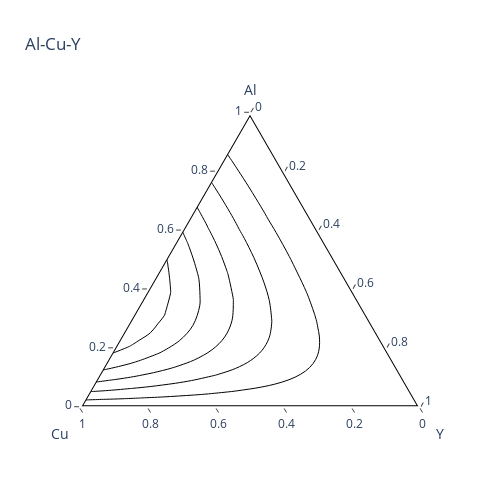

Notebook code cell kept with this figure:
### Markdown cell above
## Return value

### Code cell
go.Figure(data=contour_trace, layout=layout)

### Figure 1 — Plotly figure (JSON) as saved in the notebook; plotly's stock layout.template omitted (floating-point values rounded to 4 significant figures; data arrays with more than 128 entries replaced by an {"elided": "..."} marker saying what was removed)
{"data": [{"a": [1, 0, 0, 1], "b": [0, 1, 0, 0], "c": [0, 0, 1, 0], "fillcolor": "rgb(0,0,255)", "hoverinfo": "skip", "line": {"color": "black", "shape": "linear", "width": 4}, "mode": "lines", "name": "-14800.130", "showlegend": true, "type": "scatterternary"}, {"a": {"elided": "795 float values"}, "b": {"elided": "795 float values"}, "c": {"elided": "795 float values"}, "fillcolor": "black", "hoverinfo": "skip", "line": {"color": "black", "shape": "spline", "width": 1}, "mode": "lines", "name": "-12333.442", "showlegend": true, "type": "scatterternary"}, {"a": {"elided": "793 float values"}, "b": {"elided": "793 float values"}, "c": {"elided": "793 float values"}, "fillcolor": "black", "hoverinfo": "skip", "line": {"color": "black", "shape": "spline", "width": 1}, "mode": "lines", "name": "-9866.753", "showlegend": true, "type": "scatterternary"}, {"a": {"elided": "795 float values"}, "b": {"elided": "795 float values"}, "c": {"elided": "795 float values"}, "fillcolor": "black", "hoverinfo": "skip", "line": {"color": "black", "shape": "spline", "width": 1}, "mode": "lines", "name": "-7400.065", "showlegend": true, "type": "scatterternary"}, {"a": {"elided": "795 float values"}, "b": {"elided": "795 float values"}, "c": {"elided": "795 float values"}, "fillcolor": "black", "hoverinfo": "skip", "line": {"color": "black", "shape": "spline", "width": 1}, "mode": "lines", "name": "-4933.377", "showlegend": true, "type": "scatterternary"}, {"a": {"elided": "793 float values"}, "b": {"elided": "793 float values"}, "c": {"elided": "793 float values"}, "fillcolor": "black", "hoverinfo": "skip", "line": {"color": "black", "shape": "spline", "width": 1}, "mode": "lines", "name": "-2466.688", "showlegend": true, "type": "scatterternary"}, {"a": {"elided": "281 float values"}, "b": {"elided": "281 float values"}, "c": {"elided": "281 float values"}, "fillcolor": "black", "hoverinfo": "skip", "line": {"color": "black", "shape": "spline", "width": 1}, "mode": "lines", "name": "-2466.688", "showlegend": true, "type": "scatterternary"}, {"a": {"elided": "257 float values"}, "b": {"elided": "257 float values"}, "c": {"elided": "257 float values"}, "fillcolor": "black", "hoverinfo": "skip", "line": {"color": "black", "shape": "spline", "width": 1}, "mode": "lines", "name": "-4933.377", "showlegend": true, "type": "scatterternary"}, {"a": {"elided": "235 float values"}, "b": {"elided": "235 float values"}, "c": {"elided": "235 float values"}, "fillcolor": "black", "hoverinfo": "skip", "line": {"color": "black", "shape": "spline", "width": 1}, "mode": "lines", "name": "-7400.065", "showlegend": true, "type": "scatterternary"}, {"a": {"elided": "207 float values"}, "b": {"elided": "207 float values"}, "c": {"elided": "207 float values"}, "fillcolor": "black", "hoverinfo": "skip", "line": {"color": "black", "shape": "spline", "width": 1}, "mode": "lines", "name": "-9866.753", "showlegend": true, "type": "scatterternary"}, {"a": {"elided": "181 float values"}, "b": {"elided": "181 float values"}, "c": {"elided": "181 float values"}, "fillcolor": "black", "hoverinfo": "skip", "line": {"color": "black", "shape": "spline", "width": 1}, "mode": "lines", "name": "-12333.442", "showlegend": true, "type": "scatterternary"}], "layout": {"height": 500, "showlegend": false, "ternary": {"aaxis": {"linewidth": 2, "min": 0, "showgrid": false, "ticks": "outside", "title": {"text": "Al"}}, "baxis": {"linewidth": 2, "min": 0, "showgrid": false, "ticks": "outside", "title": {"text": "Cu"}}, "bgcolor": "rgba(0,0,0,0)", "caxis": {"linewidth": 2, "min": 0, "showgrid": false, "ticks": "outside", "title": {"text": "Y"}}, "sum": 1}, "title": {"text": "Al-Cu-Y"}, "width": 500}}
